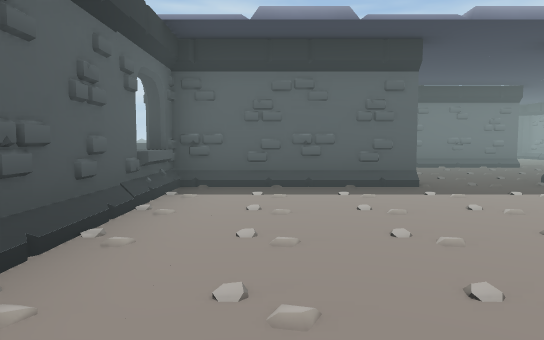
view 1 (above)

13 first-person views from a walk through a 3-D level made in the Unity game engine. The camera is 1.2 m above the floor, tilts 4° down and sees 70° across. The floor is counted in squares, 2 m on a side. Each view is taken from the middle of a square. On the plan, view 1 faces up. The plan holds only what a view shows up to about 11 squares ahead; the rest is blank. The player is left out.

view 2
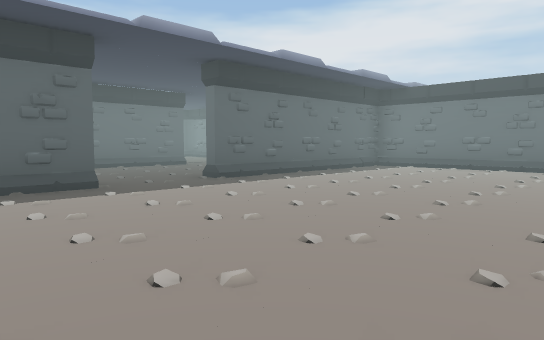

view 3
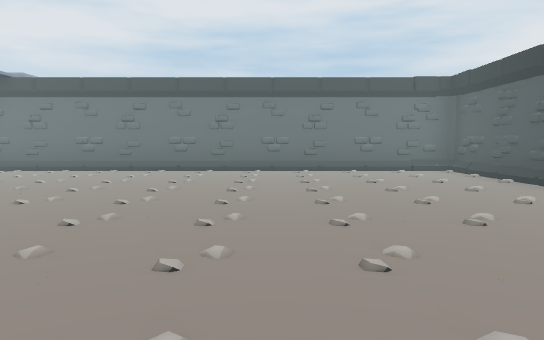

view 4
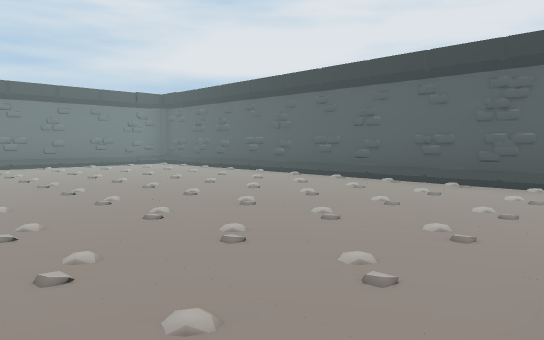

view 5
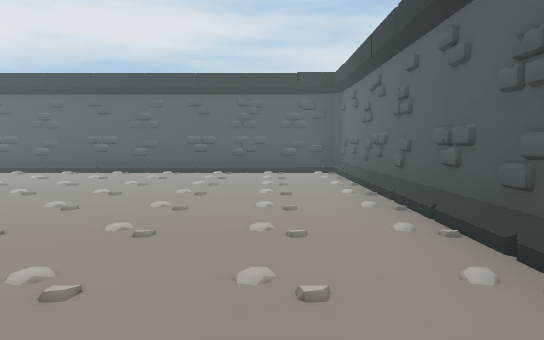

view 6
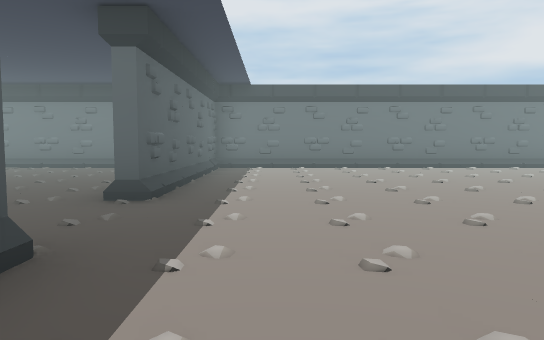

view 7
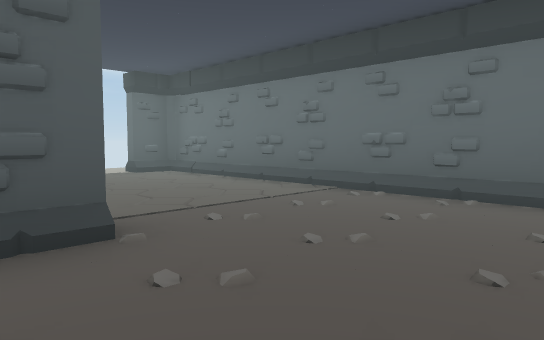

view 8
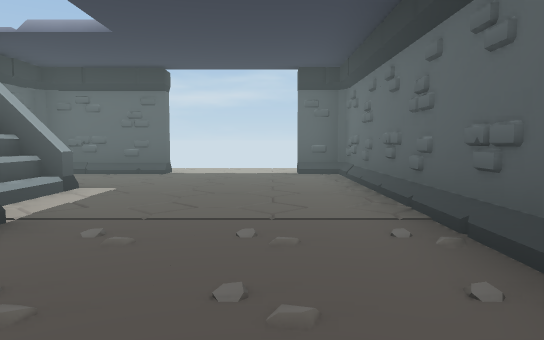

view 9
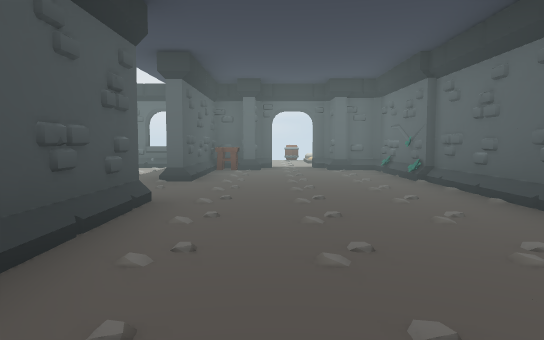

view 10
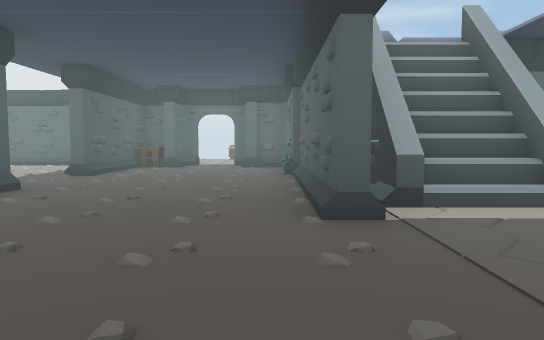

view 11
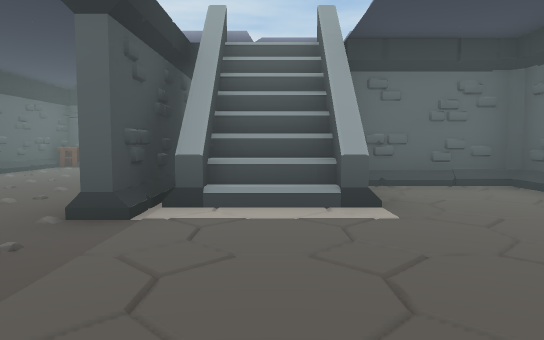

view 12
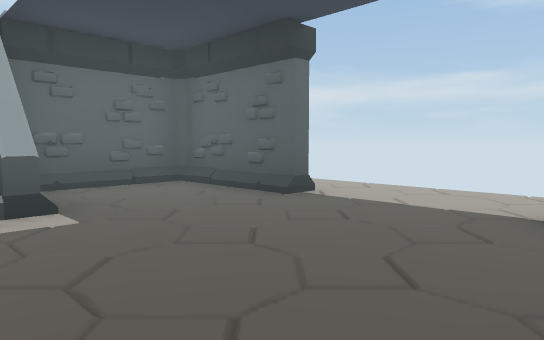

view 13
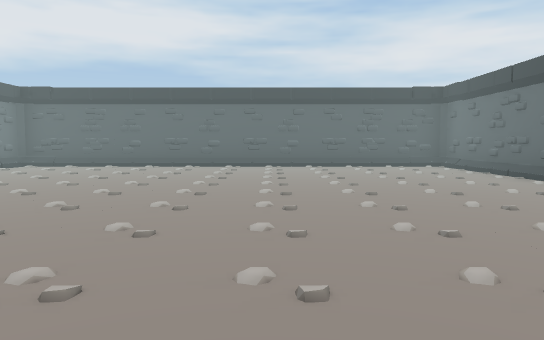

### Floor plan
Ten units are one square. View 1 is at (0, 0); x grows to the right and y downward. Boxes are objects, and circles mark ways between rooms. Rooms are numbered by the first view taken in them; rooms with no view inside come last. Other rooms are left out.
<svg viewBox="-21 -152 120 206">
<path fill="none" stroke="#000" d="M21 -54 -5 -54M-14 -51 -14 49 94 49 94 -54 40 -54 40 -56M60 -95 -7 -95 -7 -84M55 -101 45 -101M56 -116 35 -116M35 -98 60 -98M35 -104 55 -104M94 -77 94 -144 85 -144 85 -147M19 -96 7 -93M61 -144 36 -144 36 -121M40 -56 61 -56M-13 -84 -15 -81M-5 -56 20 -56M-16 -70 -12 -66"/>
<rect x="-15" y="-65" width="10" height="10" fill="#bbb"><title>table</title></rect>
<circle cx="30" cy="-60" r="3" fill="#2a7"/>
<text x="40" y="-10">1</text>
<text x="60" y="-100">2</text>
</svg>
Room 1 opens to room 2.

Where each view was taken, in squares from view 1:
view 1: 0 up, 0 right, facing up
view 2: 0 up, 0 right, facing up-right
view 3: 1 down, 1 right, facing right
view 4: 1 up, 1 left, facing down-right
view 5: 3 up, 0 right, facing down
view 6: 4 up, 0 right, facing right
view 7: 7 up, 5 right, facing up-right
view 8: 7 up, 8 right, facing up
view 9: 7 up, 8 right, facing left
view 10: 9 up, 9 right, facing left
view 11: 11 up, 9 right, facing left
view 12: 11 up, 9 right, facing up-left
view 13: 5 up, 3 right, facing down
